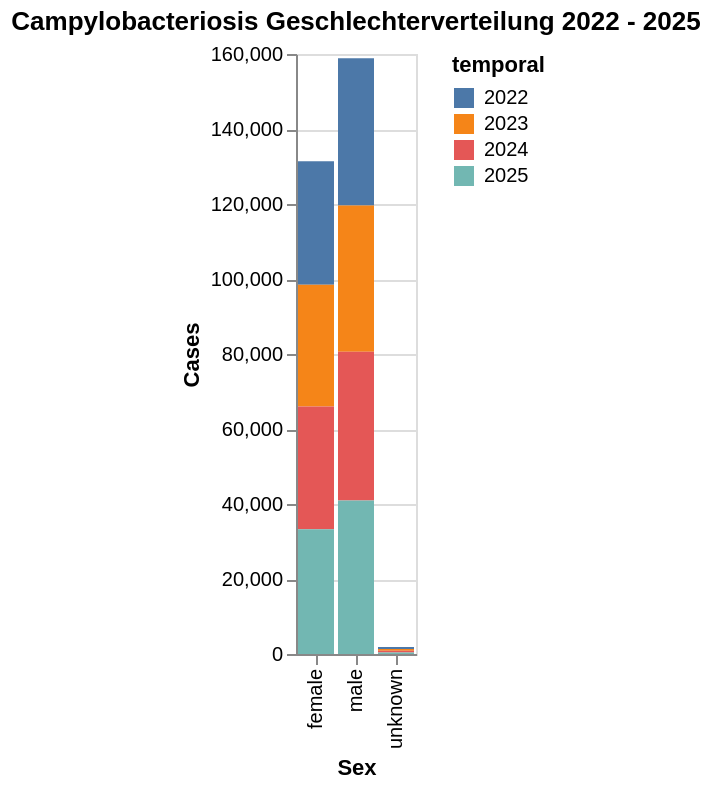

Notebook code for this chart:
### Code cell
bar_sex = alt.Chart(data_sex).mark_bar().encode(
    x=alt.X("sex", title="Sex"),
    y=alt.Y("value", title="Cases"),
    color=alt.Color("temporal")
).properties(
    title="Campylobacteriosis Geschlechterverteilung 2022 - 2025"
)

bar_sex

### Figure 1 — Vega-Lite specification as saved in the notebook (floating-point values rounded to 4 significant figures)
{"config": {"view": {"continuousWidth": 300, "continuousHeight": 300}}, "data": {"name": "data-87c12a9db37ce9341a12c629a3c4fb15"}, "mark": {"type": "bar"}, "encoding": {"color": {"field": "temporal", "type": "nominal"}, "x": {"field": "sex", "title": "Sex", "type": "nominal"}, "y": {"field": "value", "title": "Cases", "type": "quantitative"}}, "title": "Campylobacteriosis Geschlechterverteilung 2022 - 2025", "$schema": "https://vega.github.io/schema/vega-lite/v6.1.0.json", "datasets": {"data-87c12a9db37ce9341a12c629a3c4fb15": [{"valueCategory": "cases_10y_cumsum", "temporal": "2022", "temporal_type": "year", "georegion": "CHFL", "georegion_type": "CHFL", "agegroup": "all", "agegroup_type": "agegroup_food", "sex": "female", "value": 32960.0, "pop": null, "incValue": null, "valueYearCumSum": null, "valueMean3y": null, "trend": NaN, "prct": 45.3, "deltaValue": null, "deltaIncValue": null, "incValuePrctChange": null, "valueMean5y": null, "dataComplete": true}, {"valueCategory": "cases_10y_cumsum", "temporal": "2022", "temporal_type": "year", "georegion": "CHFL", "georegion_type": "CHFL", "agegroup": "all", "agegroup_type": "agegroup_food", "sex": "male", "value": 39260.0, "pop": null, "incValue": null, "valueYearCumSum": null, "valueMean3y": null, "trend": NaN, "prct": 54.0, "deltaValue": null, "deltaIncValue": null, "incValuePrctChange": null, "valueMean5y": null, "dataComplete": true}, {"valueCategory": "cases_10y_cumsum", "temporal": "2022", "temporal_type": "year", "georegion": "CHFL", "georegion_type": "CHFL", "agegroup": "all", "agegroup_type": "agegroup_food", "sex": "unknown", "value": 528.0, "pop": null, "incValue": null, "valueYearCumSum": null, "valueMean3y": null, "trend": NaN, "prct": 0.7, "deltaValue": null, "deltaIncValue": null, "incValuePrctChange": null, "valueMean5y": null, "dataComplete": true}, {"valueCategory": "cases_10y_cumsum", "temporal": "2023", "temporal_type": "year", "georegion": "CHFL", "georegion_type": "CHFL", "agegroup": "all", "agegroup_type": "agegroup_food", "sex": "female", "value": 32490.0, "pop": null, "incValue": null, "valueYearCumSum": null, "valueMean3y": null, "trend": NaN, "prct": 45.1, "deltaValue": null, "deltaIncValue": null, "incValuePrctChange": null, "valueMean5y": null, "dataComplete": true}, {"valueCategory": "cases_10y_cumsum", "temporal": "2023", "temporal_type": "year", "georegion": "CHFL", "georegion_type": "CHFL", "agegroup": "all", "agegroup_type": "agegroup_food", "sex": "male", "value": 39010.0, "pop": null, "incValue": null, "valueYearCumSum": null, "valueMean3y": null, "trend": NaN, "prct": 54.2, "deltaValue": null, "deltaIncValue": null, "incValuePrctChange": null, "valueMean5y": null, "dataComplete": true}, {"valueCategory": "cases_10y_cumsum", "temporal": "2023", "temporal_type": "year", "georegion": "CHFL", "georegion_type": "CHFL", "agegroup": "all", "agegroup_type": "agegroup_food", "sex": "unknown", "value": 492.0, "pop": null, "incValue": null, "valueYearCumSum": null, "valueMean3y": null, "trend": NaN, "prct": 0.7, "deltaValue": null, "deltaIncValue": null, "incValuePrctChange": null, "valueMean5y": null, "dataComplete": true}, {"valueCategory": "cases_10y_cumsum", "temporal": "2024", "temporal_type": "year", "georegion": "CHFL", "georegion_type": "CHFL", "agegroup": "all", "agegroup_type": "agegroup_food", "sex": "female", "value": 32690.0, "pop": null, "incValue": null, "valueYearCumSum": null, "valueMean3y": null, "trend": NaN, "prct": 44.9, "deltaValue": null, "deltaIncValue": null, "incValuePrctChange": null, "valueMean5y": null, "dataComplete": true}, {"valueCategory": "cases_10y_cumsum", "temporal": "2024", "temporal_type": "year", "georegion": "CHFL", "georegion_type": "CHFL", "agegroup": "all", "agegroup_type": "agegroup_food", "sex": "male", "value": 39660.0, "pop": null, "incValue": null, "valueYearCumSum": null, "valueMean3y": null, "trend": NaN, "prct": 54.5, "deltaValue": null, "deltaIncValue": null, "incValuePrctChange": null, "valueMean5y": null, "dataComplete": true}, {"valueCategory": "cases_10y_cumsum", "temporal": "2024", "temporal_type": "year", "georegion": "CHFL", "georegion_type": "CHFL", "agegroup": "all", "agegroup_type": "agegroup_food", "sex": "unknown", "value": 457.0, "pop": null, "incValue": null, "valueYearCumSum": null, "valueMean3y": null, "trend": NaN, "prct": 0.6, "deltaValue": null, "deltaIncValue": null, "incValuePrctChange": null, "valueMean5y": null, "dataComplete": true}, {"valueCategory": "cases_10y_cumsum", "temporal": "2025", "temporal_type": "year", "georegion": "CHFL", "georegion_type": "CHFL", "agegroup": "all", "agegroup_type": "agegroup_food", "sex": "female", "value": 33290.0, "pop": null, "incValue": null, "valueYearCumSum": null, "valueMean3y": null, "trend": NaN, "prct": 44.6, "deltaValue": null, "deltaIncValue": null, "incValuePrctChange": null, "valueMean5y": null, "dataComplete": true}, {"valueCategory": "cases_10y_cumsum", "temporal": "2025", "temporal_type": "year", "georegion": "CHFL", "georegion_type": "CHFL", "agegroup": "all", "agegroup_type": "agegroup_food", "sex": "male", "value": 40950.0, "pop": null, "incValue": null, "valueYearCumSum": null, "valueMean3y": null, "trend": NaN, "prct": 54.9, "deltaValue": null, "deltaIncValue": null, "incValuePrctChange": null, "valueMean5y": null, "dataComplete": true}, {"valueCategory": "cases_10y_cumsum", "temporal": "2025", "temporal_type": "year", "georegion": "CHFL", "georegion_type": "CHFL", "agegroup": "all", "agegroup_type": "agegroup_food", "sex": "unknown", "value": 400.0, "pop": null, "incValue": null, "valueYearCumSum": null, "valueMean3y": null, "trend": NaN, "prct": 0.5, "deltaValue": null, "deltaIncValue": null, "incValuePrctChange": null, "valueMean5y": null, "dataComplete": true}]}}
